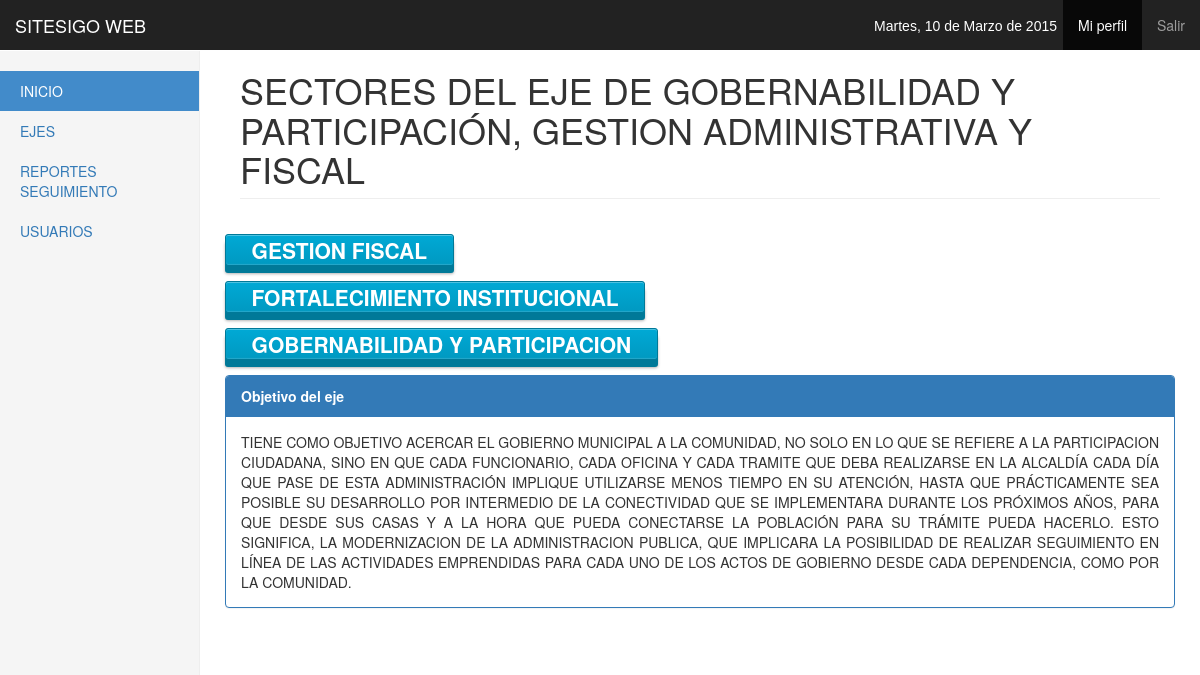
The app's page /vsector?id=3 (signed in) with its own data.
### tables this page shows
CREATE TABLE IF NOT EXISTS `tbeje` (
`idtbeje` int(11) NOT NULL,
  `nomeje` varchar(100) NOT NULL,
  `objeje` text NOT NULL,
  `codeje` int(11) NOT NULL
);

CREATE TABLE IF NOT EXISTS `tbsector` (
`idtbsector` int(11) NOT NULL,
  `nomsec` varchar(50) NOT NULL,
  `codsec` int(11) NOT NULL,
  `ideje` int(11) NOT NULL
);

### controlador/csector.php (called while the page is built)
<?php
	require 'modelo/msector.php';
	$ins = new Msector();
	$ideje = isset($_GET['id']) ? $_GET['id']:NULL;
	$sectores = $ins->seleccionar_sector_eje($ideje);
	$eje = $ins->seleccionar_eje($ideje);

### modelo/msector.php (called while the page is built, shortened)
<?php
	include('controlador/conexion.php');
	class Msector
	{
		function seleccionar_eje($ideje)
		{
			$sql = "SELECT * FROM tbeje WHERE idtbeje = $ideje;";
			$conexionBD = new conexion();
			$conexionBD->conectarBD();
			$data = $conexionBD->ejeCon($sql,0);
			return $data;
		}
		function seleccionar_sector_eje($eje)
		{
			$sql = "SELECT * FROM tbsector WHERE ideje = $eje;";
			$conexionBD = new conexion();
			$conexionBD->conectarBD();
			$data = $conexionBD->ejeCon($sql,0);
			return $data;
		}
	}

### controlador/configuracion.php (called while the page is built)
<?php
	$serv_db = "localhost";
	$usu_db = "root";
	$pass_db = "";
	$db = "sitesigo";
?>

### controlador/conexion.php (called while the page is built, shortened)
<?php
class conexion
{
	function conectarBD(){
		include("configuracion.php");
		$this->link = mysql_connect($serv_db,$usu_db,$pass_db);
		$db2= mysql_select_db($db);
	}
	function ejeCon($con, $op){
		$this->resultado = mysql_query($con) or
		die("La consulta fallo: ".mysql_error());
		if ($op==0){
			while ($linea = mysql_fetch_array($this->resultado)){
				$arrayResultado[] = $linea;
			}
		}else{
			$arrayResultado[] =0;
		}
		$resarr = isset($arrayResultado) ? $arrayResultado:NULL;
		if($resarr){
			return $arrayResultado;
		}
	}
}
?>

### vista/vsector.php (the view)
<?php require 'controlador/csector.php'; ?>
<h1 class="page-header">SECTORES DEL EJE DE <?php echo $eje[0]['nomeje']; ?></h1>
<div class="row">
    <?php
        for ($i=0; $i < count($sectores); $i++)
        {
    ?>
    <div class="row">
        <div class="col-lg-12 margen">
            <a href="vmetasprod?id=<?php echo $sectores[$i]['idtbsector']; ?>" class="button button-3d-primary button-rounded font"> <strong><?php echo $sectores[$i]['nomsec']; ?></strong></a>
        </div>
    </div>
    <?php
        }
    ?>
    <div class="row">
        <div class="col-lg-12 margen">
            <div class="panel panel-primary">
                <div class="panel-heading"><strong>Objetivo del eje</strong></div>
                <div class="panel-body">
                    <div class="justify">
                        <?php echo $eje[0]['objeje']; ?>
                    </div>
                </div>
            </div>
        </div>
    </div>
</div>

### css/buttons.css (style rules this page uses)
.button { -moz-box-shadow: inset 0px 1px 0px rgba(255, 255, 255, 0.5), 0px 1px 2px rgba(0, 0, 0, 0.15); -webkit-box-shadow: inset 0px 1px 0px rgba(255, 255, 255, 0.5), 0px 1px 2px rgba(0, 0, 0, 0.15); box-shadow: inset 0px 1px 0px rgba(255, 255, 255, 0.5), 0px 1px 2px rgba(0, 0, 0, 0.15); background-color: #EEE; background: -webkit-gradient(linear, 50% 0%, 50% 100%, color-stop(0%, #fbfbfb), color-stop(100%, #e1e1e1)); background: -moz-linear-gradient(top, #fbfbfb, #e1e1e1); background: -webkit-linear-gradient(top, #fbfbfb, #e1e1e1); background: linear-gradient(to bottom, #fbfbfb, #e1e1e1); display: inline-block; vertical-align: middle; *vertical-align: auto; *zoom: 1; *display: inline; border: 1px solid #d4d4d4; height: 32px; line-height: 30px; padding: 0px 25.6px; font-weight: 300; font-size: 14px; font-family: "Helvetica Neue Light", "Helvetica Neue", "Helvetica", "Arial", "Lucida Grande", sans-serif; color: #666; text-shadow: 0 1px 1px white; margin: 0; text-decoration: none; text-align: center; }
.button-rounded { -moz-border-radius: 3px; -webkit-border-radius: 3px; border-radius: 3px; }
.button-3d-primary { -moz-transition-property: all; -o-transition-property: all; -webkit-transition-property: all; transition-property: all; -moz-transition-duration: 0.3s; -o-transition-duration: 0.3s; -webkit-transition-duration: 0.3s; transition-duration: 0.3s; -moz-box-shadow: inset 0px 1px 0px rgba(255, 255, 255, 0.3), inset 0px -1px 1px rgba(255, 255, 255, 0.15), 0px 7px 0px #007998, 0px 8px 3px rgba(0, 0, 0, 0.3); -webkit-box-shadow: inset 0px 1px 0px rgba(255, 255, 255, 0.3), inset 0px -1px 1px rgba(255, 255, 255, 0.15), 0px 7px 0px #007998, 0px 8px 3px rgba(0, 0, 0, 0.3); box-shadow: inset 0px 1px 0px rgba(255, 255, 255, 0.3), inset 0px -1px 1px rgba(255, 255, 255, 0.15), 0px 7px 0px #007998, 0px 8px 3px rgba(0, 0, 0, 0.3); background: -webkit-gradient(linear, 50% 0%, 50% 100%, color-stop(0%, #00a9d5), color-stop(100%, #0099c1)); background: -moz-linear-gradient(top, #00a9d5, #0099c1); background: -webkit-linear-gradient(top, #00a9d5, #0099c1); background: linear-gradient(to bottom, #00a9d5, #0099c1); background-color: #00A1CB; color: #FFFFFF; border: 1px solid #007998; text-shadow: none; position: relative; top: 0px; }

### css/dashboard.css (style rules this page uses)
body { padding-top: 50px; }
.margen { margin-top: 15px; text-align: left; }
.font { font-size: 1.5em; }
.justify { text-align: justify; }
.main .page-header { margin-top: 0; }

### records on screen
tbeje: nomeje "GOBERNABILIDAD Y PARTICIPACIÓN, GESTION ADMINISTRATIVA Y FISCAL", objeje "TIENE COMO OBJETIVO ACERCAR EL GOBIERNO MUNICIPAL A LA COMUNIDAD, NO SOLO EN LO QUE SE REFIERE A LA PARTICIPACION CIUDADANA, SINO EN QUE CADA FUNCIONARIO, CADA OFICINA Y CADA TRAMITE QUE DEBA REALIZARSE EN LA ALCALDÍA CADA DÍA QUE PASE DE ESTA ADMINISTRACIÓN IMPLIQUE UTILIZARSE MENOS TIEMPO EN SU ATENCIÓN, HASTA QUE PRÁCTICAMENTE SEA POSIBLE SU DESARROLLO POR INTERMEDIO DE LA CONECTIVIDAD QUE SE IMPLEMENTARA DURANTE LOS PRÓXIMOS AÑOS, PARA QUE DESDE SUS CASAS Y A LA HORA QUE PUEDA CONECTARSE LA POBLACIÓN PARA SU TRÁMITE PUEDA HACERLO. ESTO SIGNIFICA, LA MODERNIZACION DE LA ADMINISTRACION PUBLICA, QUE IMPLICARA LA POSIBILIDAD DE REALIZAR SEGUIMIENTO EN LÍNEA DE LAS ACTIVIDADES EMPRENDIDAS…"
tbsector: nomsec "GESTION FISCAL"
tbsector: nomsec "FORTALECIMIENTO INSTITUCIONAL"
tbsector: nomsec "GOBERNABILIDAD Y PARTICIPACION"
